Frame 1 (no input): blank canvas, image omitted
Frame 60 (no input): blank canvas, image omitted
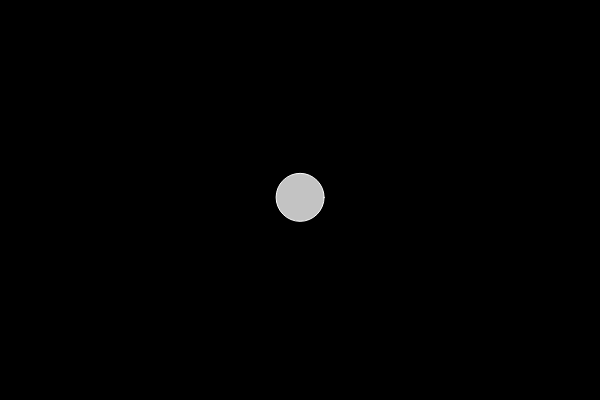
Frame 120 (the mouse pressed at the canvas centre since frame 60)

The p5.js sketch whose frames 1 and 60 were blank and that drew this single picture after the mouse press (run headless with seeded random() and noise() and a simulated clock; from frame 60 on, the mouse is pressed at the canvas centre):

// p5.js sketch
// ── sketch.js
var bubbles = [];

function setup() {
    createCanvas(600, 400);
}

function draw() {
    background(0);
    for (var i = bubbles.length - 1; i >= 0; i--) {
        bubbles[i].update();
        bubbles[i].display();
        if (bubbles[i].isFinished()) {
            bubbles.splice(i, 1);
        }
    }
}

function mousePressed() {
    var b = new Bubble(mouseX, mouseY);
    bubbles.push(b);
}
// ── bubble.js
function Bubble(x, y) {
    this.x = x;
    this.y = y;
    this.lifespan = 255;
    this.col = color(255, 100);
    this.display = function () {
        stroke(255);
        fill(this.lifespan);
        ellipse(this.x, this.y, 48, 48);
    }
    this.update = function () {
        this.x = this.x + random(-1, 1);
        this.y = this.y + random(-1, 1);
        this.lifespan--;
    }
    this.isFinished = function () {
        if (this.lifespan < 0) {
            return true;
        }
        else {
            return false;
        }
    }
}
